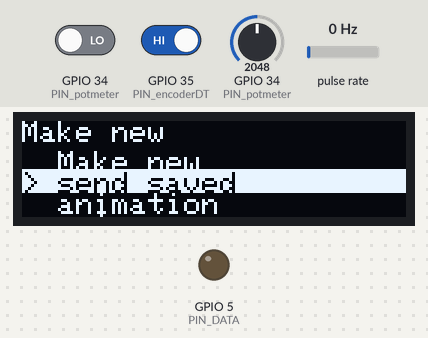
Recording of a program running on a simulated ESP32. On the bench: 128×32 one-colour display, output pins drawn as LEDs (lit = HIGH). Wiring (inferred from the names in the program): pulse sensor: data GPIO 15. The test bench sets the inputs (shaded band); at power-on: pulse rate 0 Hz, GPIO 34 (PIN_potmeter) = 2048, GPIO 34 (PIN_potmeter) LOW, GPIO 35 (PIN_encoderDT) HIGH. WiFi joins after 1.5 s; servers stay silent unless stated; what the program prints to the serial monitor is not drawn. At 10.1 s the program restarts the board; the recording ends there.

Above: at 4.7 s.
4.8 s: pulse rate (sensor on GPIO 15) set to 4 Hz
At 6.3 s:
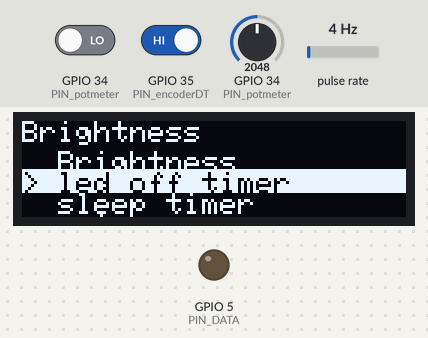
6.6 s: GPIO 34 (PIN_potmeter) set to 2866
At 7.3 s:
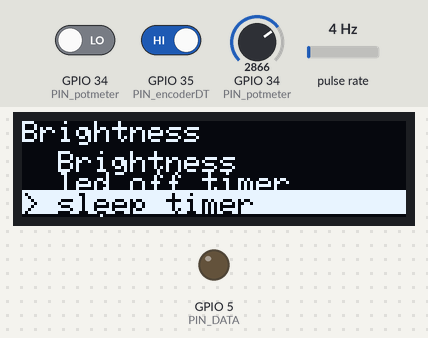
8.1 s: GPIO 34 (PIN_potmeter) set to 3603
At 9.3 s:
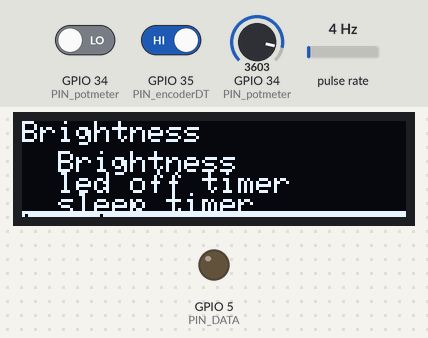
9.6 s: GPIO 34 (PIN_potmeter) set to 4095
At 9.76 s:
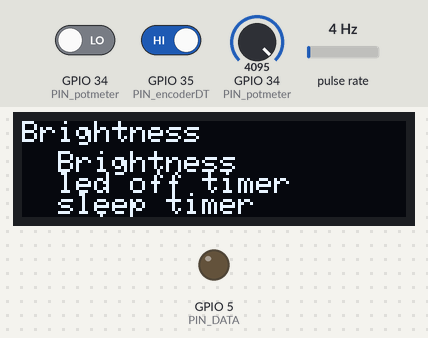
Timing chart, 0 to 10.1 s (numbered marks = the images above; inputs shaded):
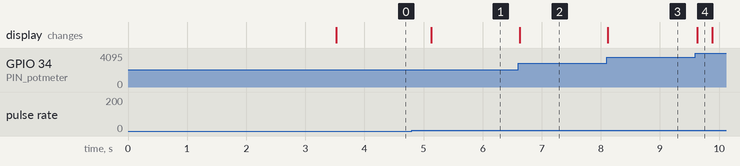

Measured:
- after the input at 4.8 s, the display: changes after 0.33 s (image 1)
- after the input at 6.6 s, the display: changes at once (image 2)
- after the input at 8.1 s, the display: changes at once (image 3)
- after the input at 9.6 s, the display: changes at once (image 4)

The program:

main.cpp
```cpp
#include <Arduino.h>
#include <Wire.h>
#include <Adafruit_GFX.h>
#include <Adafruit_SSD1306.h>

#include <WiFiClientSecure.h>
#include <PubSubClient.h>

#include <WiFiManager.h> // https://github.com/tzapu/WiFiManager for commands

// +++++++++++++++++++ TEMP/TEST pins & arguments +++++++++++++++++++

const int PIN_potmeter = 34;
const int PIN_button = 15;

// ----------------- PINS -----------------

const static int I2C_SDA = 21;
const static int I2C_SCL = 22;

const int PIN_encoderCLK = 34; // PinCLK
const int PIN_encoderDT = 35; // PinDT
const int PIN_encoderButton = 15; // PinSW

int PIN_DATA = 5;

// ----------------- Encoder -----------------
volatile int encoderValue = 0;
int lastReportedValue = 1;
static int lastEncoderValue = 0;

// Variables to debounce Rotary Encoder
long TimeOfLastDebounce = 0;
const int DelayofDebounce = 2; // Reduced debounce delay in milliseconds

// Store previous Pins state QUE??
int PreviousCLK;
int PreviousDT;

bool buttonState;

// ----------------- OLED -----------------
static const uint8_t OLED_ADDR = 0x3C;
static const int SCREEN_WIDTH  = 128;
static const int SCREEN_HEIGHT = 32;
Adafruit_SSD1306 display(SCREEN_WIDTH, SCREEN_HEIGHT, &Wire, -1);

// ----------------- UI / MENU -----------------
int activeMenu = 1;

const char* MenuItems[][5] = {
  {"Main menu", "Send art", "Settings", "Dev options","restart"},
  {"Send options", "Make new", "send saved", "animation", "return"},
  {"Settings", "Brightness", "led off timer", "sleep timer", "return"},
  {"Dev options", "Reconnect wifi", "reset wifi", "reconnect MQTT", "return"}
};

enum UiState : uint8_t { STATE_MENU = 0, STATE_OPTION = 1 };
UiState uiState = STATE_MENU;

int selectedIndex = 0;
int activeOption  = -1;
unsigned long optionEnteredMs = 0;


// ----------------- MQTT -----------------
/*const char* mqtt_broker = "XXXXXXXXX";
const int mqtt_port = 8883;
const char* mqtt_username = "XXXX";
const char* mqtt_password = "XXXXX";

WiFiClientSecure wifiClient;
PubSubClient mqttClient(wifiClient);

void setupMQTT() {
  mqttClient.setServer(mqtt_broker, mqtt_port);
}

void reconnect() {
  Serial.println("Connecting to MQTT Broker...");
  while (!mqttClient.connected()) {
    Serial.println("Reconnecting to MQTT Broker...");
    String clientId = "ESP32Client-";
    clientId += String(random(0xffff), HEX);

    if (mqttClient.connect(clientId.c_str(), mqtt_username, mqtt_password)) {
      Serial.println("Connected to MQTT Broker.");
    } else {
      Serial.print("Failed, rc=");
      Serial.print(mqttClient.state());
      Serial.println(" try again in 5 seconds");
      delay(5000);
    }
  }
}

void mqttFunction() {
  if (!mqttClient.connected()) {
    reconnect();
  }
  mqttClient.loop();
}
*/
//=======================================================


//void IRAM_ATTR
void handleEncoderChange() {
  int currentCLK = digitalRead(PIN_encoderCLK);
  int currentDT = digitalRead(PIN_encoderDT);

  if (PreviousCLK == 0 && currentCLK == 1) {
    if (currentDT == 0) {
      encoderValue++;  // Clockwise
    } else {
      encoderValue--;  // Counter-Clockwise
    }
  } else if (PreviousCLK == 1 && currentCLK == 0) {
    if (currentDT == 1) {
      encoderValue++;  // Clockwise
    } else {
      encoderValue--;  // Counter-Clockwise
    }
  }

  PreviousCLK = currentCLK;
  PreviousDT = currentDT;
}
// void IRAM_ATTR
void handleButtonPress() {
  unsigned long currentTime = millis();
  if (currentTime - TimeOfLastDebounce > DelayofDebounce) {
    TimeOfLastDebounce = currentTime;
    buttonState = true;
    Serial.println("Button Pressed!");
  }
}

void readEncoderTask(void * pvParameters) {
  for (;;) {
    if (lastEncoderValue != encoderValue) {
      // Handle encoder value changes
      lastEncoderValue = encoderValue;
    }
    vTaskDelay(1 / portTICK_PERIOD_MS); // Delay for 1 ms
  }
}

void encodersetup() {
  pinMode(PIN_encoderCLK, INPUT);
  pinMode(PIN_encoderDT, INPUT);
  pinMode(PIN_encoderButton, INPUT_PULLUP);

  attachInterrupt(digitalPinToInterrupt(PIN_encoderCLK), handleEncoderChange, CHANGE);
  attachInterrupt(digitalPinToInterrupt(PIN_encoderButton), handleButtonPress, FALLING);

  PreviousCLK = digitalRead(PIN_encoderCLK);
  PreviousDT = digitalRead(PIN_encoderDT);

  xTaskCreatePinnedToCore(
    readEncoderTask,    // Function to implement the task
    "readEncoderTask",  // Name of the task
    10000,              // Stack size in words
    NULL,               // Task input parameter
    1,                  // Priority of the task
    NULL,               // Task handle
    0                   // Core where the task should run
  );
}


void wifisetup() {
    display.clearDisplay();
    display.setCursor(0, 0);
    display.println("Connecting to wifi...:");
    WiFi.mode(WIFI_STA); // explicitly set mode, esp defaults to STA+AP
    // it is a good practice to make sure your code sets wifi mode how you want it.

    //WiFiManager, Local intialization. Once its business is done, there is no need to keep it around
    WiFiManager wm;

    //wm.resetSettings();

    // Automatically connect using saved credentials,
    // if connection fails, it starts an access point with the specified name ( "AutoConnectAP"),
    // if empty will auto generate SSID, if password is blank it will be anonymous AP (wm.autoConnect())
    // then goes into a blocking loop awaiting configuration and will return success result

    bool res;
    // res = wm.autoConnect(); // auto generated AP name from chipid
    //res = wm.autoConnect("AutoConnectAP","password"); // password protected ap
    res = wm.autoConnect("Pixelpanel"); // anonymous ap

    if(!res) {
        Serial.println("Failed to connect");
        // ESP.restart();
    }
    else {
        //if you get here you have connected to the WiFi

        Serial.println("connected...yeey :)");
    }

  //wifiClient.setInsecure(); // Use this only for testing, it allows connecting without a root certificate
  //setupMQTT();
}

void panelSetup() {
  //i2c recieve on
  pinMode(PIN_DATA, OUTPUT);
  PIN_DATA = HIGH;
  //map i2c adresses to each panel
}

void drawMenu(int index) {
  display.clearDisplay();
  display.setTextSize(1);
  display.setTextColor(SSD1306_WHITE);

  display.setCursor(0, 0);
  display.println(MenuItems[activeMenu][1]);//title of the menu

  for (int i = 1; i < 5; i++) {//start at 1 to skip the title of the menu
    int y = 10 + (i-1) * 7; //calc the height of the cursur to get even spacing
    display.setCursor(0, y);

    if (i == index) {
      display.fillRect(0, y - 1, 128, 8, SSD1306_WHITE);
      display.setTextColor(SSD1306_BLACK);
      display.print("> ");
      display.print(MenuItems[activeMenu][i]);
      display.setTextColor(SSD1306_WHITE); }
    else {
      display.print("  ");
      display.print(MenuItems[activeMenu][i]);
    }
  }
  display.display();
}

void buttonNav() {
  if (activeMenu == 1 ) { //handles main menu navigation and is sold
    if (selectedIndex == 5)
    {
      ESP.restart(); } //restart in menu is selected (restart esp)
    else {
      activeMenu = selectedIndex; }//go to the menu that is selected
  }
  else if (activeMenu != 1 && selectedIndex == 5) {
  activeMenu = 1; } //return to main menu

  else {
    switch (activeMenu) {
    case 2://send art

    break;

    case 3://settings

    break;

    case 4://dev options

    break;
    }
  }
  buttonState = false;
}
//========================================================================

void setup() {
  Serial.begin(115200);
  Serial.println("Starting setup...");
  wifisetup();
  //display first
  Wire.begin(I2C_SDA, I2C_SCL);
  Wire.setClock(400000);

  /*
  if (!display.begin(SSD1306_SWITCHCAPVCC, OLED_ADDR)) {
    while (true) { delay(100); }
  }
  */

  //display a little logo WIP
  display.clearDisplay();
  display.setCursor(0, 0);
  display.println("Pixelpanel logo tm");
  delay(2000);

  //input devices 2nd
  encodersetup();

  //wifi before panel setup due to possible instability


  panelSetup(); //still need to be implemented, will handle i2c communication and panel mapping

}

void loop() {
  //mqttFunction();

  if (lastReportedValue != encoderValue) {
    Serial.println(encoderValue);
    lastReportedValue = encoderValue;
  }

  delay(10);
  selectedIndex = map(analogRead(PIN_potmeter), 0, 4095, 0, 5);//temp solution for testing, will be removed when encoder is fully implemented
  drawMenu(selectedIndex);


  if (buttonState){
    buttonNav();
  }
}
```
